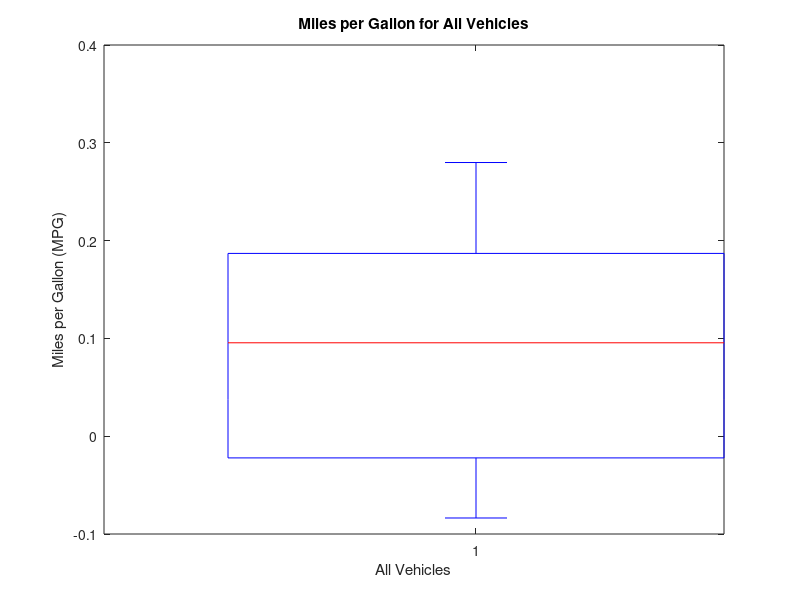

MATLAB code to generate this figure:
format long g;

%% Leer CSV a variables aux
i = 0;
sujeto = [];
tiempo = [];
practica = [];
delay = [];
img = [];
snd = [];
target = [];
total_trials = [];
target_time = cell(1,1);
time_firstPress = cell(1,1);
time_lastPress = cell(1,1);
f = fopen('data/bloques.csv');

while 1    
    suj = fscanf(f, '%i,', [1 1]);
    if isempty(suj)
       break 
    end
    i = i + 1;
    
    sujeto(i) = suj;
    tiempo(i) = fscanf(f, '%f,', [1 1]);
    practica(i) = fscanf(f, '%i,', [1 1]);
    delay(i) = fscanf(f, '%f,', [1 1]);
    img(i) = fscanf(f, '%i,', [1 1]);
    snd(i) = fscanf(f, '%i,', [1 1]);
    target(i) = fscanf(f, '%i,', [1 1]);
    total_trials(i) = fscanf(f, '%i,', [1 1]);
    target_time{i} = fscanf(f, '%f:', [1 total_trials(i)]);
    fscanf(f, ',');
    time_firstPress{i} = fscanf(f, '%f:', [1 total_trials(i)]);
    fscanf(f, ',');
    time_lastPress{i} = fscanf(f, '%f:', [1 total_trials(i)]);
    fscanf(f, ',');
    fscanf(f, '\n');
end
fclose(f);


%% Meter cada trial en el struct Trials sin procesarlos
num_bloques = i;
j = 1;
s = 0;
Trials = [];
for b = 1 : num_bloques
   if s ~= sujeto(b)
       bloque_del_sujeto = 1;
       s = sujeto(b);
   else
       bloque_del_sujeto = bloque_del_sujeto + 1;
   end
   
   for k = 1 : total_trials(b)
       Trials(j).Sujeto = sujeto(b);
       Trials(j).Tiempo = tiempo(b);
       Trials(j).EsDePractica = practica(b);
       Trials(j).Delay = delay(b);
       Trials(j).HayImagen = img(b);
       Trials(j).HaySonido = snd(b);
       Trials(j).SeguirImagen = target(b);
       Trials(j).NumBloque = bloque_del_sujeto;
       Trials(j).NumBloqueOriginal = b;
       Trials(j).NumTrial = k;       
       Trials(j).TiempoObjetivo = target_time{b}(k);
       Trials(j).PrimerTap = time_firstPress{b}(k);
       Trials(j).Asincronia = Trials(j).PrimerTap - Trials(j).TiempoObjetivo;
       Trials(j).UltimoTap = time_lastPress{b}(k);
        
       j = j + 1;    
   end
end

num_trials = j-1;

clear sujeto tiempo practica delay img snd target bloque_del_sujeto total_trials target_time time_firstPress time_lastPress f b i j k s num_bloques suj


%% calcular muestras (promedio de cada bloque) ignorando datos fuera de la ventana y etc
Muestras = [];
t = 1;
m = 1;
k = 0;
asinc = 0;
unbo = Trials(1).NumBloqueOriginal;
while t <= (num_trials + 1)

    if t == (num_trials + 1) || unbo ~= Trials(t).NumBloqueOriginal

        if k ~=0 
            Muestras(m).AsinMedia = asinc / k;
            Muestras(m).Sujeto = Trials(t-1).Sujeto;
            Muestras(m).EsDePractica = Trials(t-1).EsDePractica;
            Muestras(m).Delay = Trials(t-1).Delay;
            Muestras(m).HayImagen = Trials(t-1).HayImagen;
            Muestras(m).HaySonido = Trials(t-1).HaySonido;
            Muestras(m).SeguirImagen = Trials(t-1).SeguirImagen;
            Muestras(m).Accuracy = 1 - (ignorados/(k+ignorados));


            m = m + 1;
        end
        
        k = 0;
        asinc = 0;
        if (t == (num_trials + 1))
        	break
        end
    end
    
    ignorados = 0;
    % ignorar cuando no apreto nada
    if Trials(t).PrimerTap == -1
        ignorados = ignorados + 1;
    end
    
    % ignorar casos donde pega la vuelta (igual estan re afuera de la ventana)
    if Trials(t).Asincronia < -0.5
        ignorados = ignorados + 1;
    end
    
    
    if ignorados == 0
        asinc = asinc + Trials(t).Asincronia;
        k = k + 1;
    end
        
    unbo = Trials(t).NumBloqueOriginal;
    t = t + 1;
end

%% cuentitas cuentitas
mi=1;
ms=1;
deltas_img = [];
deltas_snd = [];
accuracy_snd = [];
accuracy_img = [];

sujs = unique([Muestras.Sujeto]);
for s = 1:numel(sujs)
    suj = sujs(s);
    
    deltas = [Muestras([Muestras.Sujeto]==suj).AsinMedia];
    
    delta_snd = [Muestras( ...
        [Muestras.Sujeto] == suj & ...
        [Muestras.EsDePractica] == 0 & ...
        [Muestras.HayImagen] == 0 & ...
        [Muestras.HaySonido] == 1 ...
    ).AsinMedia];

    accuracy = [Muestras( ...
        [Muestras.Sujeto] == suj & ...
        [Muestras.EsDePractica] == 0 & ...
        [Muestras.HayImagen] == 0 & ...
        [Muestras.HaySonido] == 1 ...
    ).Accuracy];


    if numel(delta_snd) > 0
        deltas_snd(ms) = delta_snd(1);
        accuracy_snd(ms) = accuracy;
        ms = ms + 1;
    end
    
    delta_img = [Muestras( ...
        [Muestras.Sujeto] == suj & ...
        [Muestras.EsDePractica] == 0 & ...
        [Muestras.HayImagen] == 1 & ...
        [Muestras.HaySonido] == 0 ...
    ).AsinMedia];

    accuracy = [Muestras( ...
        [Muestras.Sujeto] == suj & ...
        [Muestras.EsDePractica] == 0 & ...
        [Muestras.HayImagen] == 1 & ...
        [Muestras.HaySonido] == 0 ...
    ).Accuracy];


    if numel(delta_img) > 0
        deltas_img(mi) = delta_img(1);
        accuracy_img(ms) = accuracy;
        mi = mi + 1;
    end
    
    if ~isempty(deltas) 
        % figure;
        % plot(deltas,'r*');
        % plot(deltas);
        % title(['Sujeto ', num2str(suj)]);
    end
end

%Mostrar el promedio de todos los sujetos con solo imagen y con solo sonido
mean(deltas_snd)
mean(deltas_img)
boxplot(deltas_snd)
xlabel('All Vehicles')
ylabel('Miles per Gallon (MPG)')
title('Miles per Gallon for All Vehicles')

mean(accuracy_snd)
mean(accuracy_img)
var(deltas_snd)
var(deltas_img)

%[p,h] = ranksum(deltas_snd,deltas_img)
